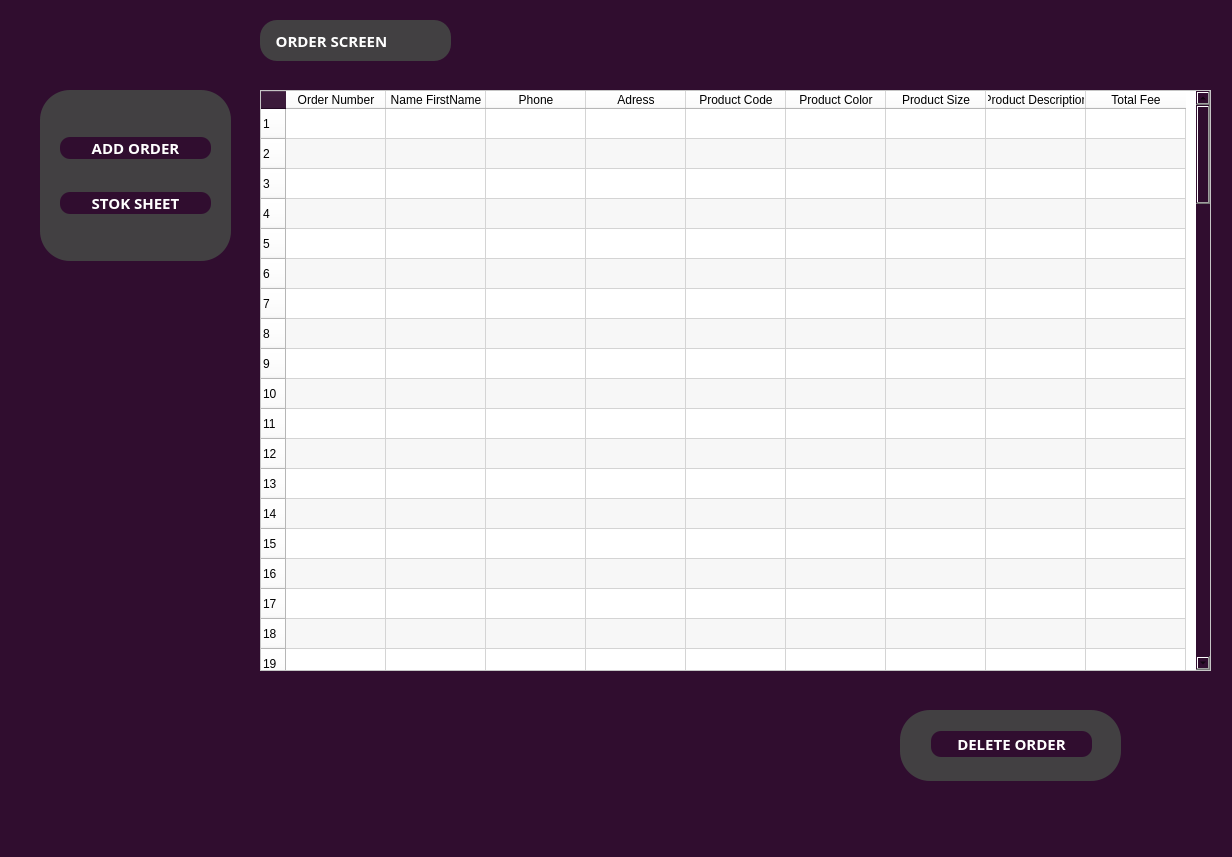
<?xml version="1.0" encoding="UTF-8"?>
<ui version="4.0">
 <class>MainWindow</class>
 <widget class="QMainWindow" name="MainWindow">
  <property name="geometry">
   <rect>
    <x>0</x>
    <y>0</y>
    <width>1232</width>
    <height>857</height>
   </rect>
  </property>
  <property name="windowTitle">
   <string>AnaEkran</string>
  </property>
  <property name="styleSheet">
   <string notr="true">background-color: rgb(48, 13, 47);</string>
  </property>
  <widget class="QWidget" name="centralwidget">
   <widget class="QGroupBox" name="groupBox">
    <property name="geometry">
     <rect>
      <x>40</x>
      <y>90</y>
      <width>191</width>
      <height>171</height>
     </rect>
    </property>
    <property name="styleSheet">
     <string notr="true">background-color:rgb(66, 64, 66);border-radius:30px</string>
    </property>
    <property name="title">
     <string/>
    </property>
    <widget class="QWidget" name="layoutWidget">
     <property name="geometry">
      <rect>
       <x>20</x>
       <y>20</y>
       <width>151</width>
       <height>131</height>
      </rect>
     </property>
     <layout class="QVBoxLayout" name="verticalLayout">
      <item>
       <widget class="QPushButton" name="pBEklemeSayfas">
        <property name="font">
         <font>
          <family>Segoe Print</family>
          <pointsize>11</pointsize>
          <weight>75</weight>
          <bold>true</bold>
         </font>
        </property>
        <property name="styleSheet">
         <string notr="true">QPushButton{color:white;border:none;border-radius:10px;}
QPushButton{background-color: rgb(48, 13, 47);}
QPushButton::hover{background-color:black;}</string>
        </property>
        <property name="text">
         <string>ADD ORDER</string>
        </property>
       </widget>
      </item>
      <item>
       <widget class="QPushButton" name="pBStokSayfas">
        <property name="font">
         <font>
          <family>Segoe Print</family>
          <pointsize>11</pointsize>
          <weight>75</weight>
          <bold>true</bold>
         </font>
        </property>
        <property name="styleSheet">
         <string notr="true">QPushButton{color:white;border:none;border-radius:10px;}
QPushButton{background-color: rgb(48, 13, 47);}
QPushButton::hover{background-color:black;}</string>
        </property>
        <property name="text">
         <string>STOK SHEET</string>
        </property>
       </widget>
      </item>
     </layout>
    </widget>
   </widget>
   <widget class="QTableWidget" name="tableWidget">
    <property name="geometry">
     <rect>
      <x>260</x>
      <y>90</y>
      <width>951</width>
      <height>581</height>
     </rect>
    </property>
    <property name="sizePolicy">
     <sizepolicy hsizetype="Preferred" vsizetype="Preferred">
      <horstretch>0</horstretch>
      <verstretch>0</verstretch>
     </sizepolicy>
    </property>
    <property name="maximumSize">
     <size>
      <width>16777215</width>
      <height>16777215</height>
     </size>
    </property>
    <property name="styleSheet">
     <string notr="true">background-color: rgb(255, 255, 255);</string>
    </property>
    <property name="alternatingRowColors">
     <bool>true</bool>
    </property>
    <property name="rowCount">
     <number>100</number>
    </property>
    <property name="columnCount">
     <number>9</number>
    </property>
    <row/>
    <row/>
    <row/>
    <row/>
    <row/>
    <row/>
    <row/>
    <row/>
    <row/>
    <row/>
    <row/>
    <row/>
    <row/>
    <row/>
    <row/>
    <row/>
    <row/>
    <row/>
    <row/>
    <row/>
    <row/>
    <row/>
    <row/>
    <row/>
    <row/>
    <row/>
    <row/>
    <row/>
    <row/>
    <row/>
    <row/>
    <row/>
    <row/>
    <row/>
    <row/>
    <row/>
    <row/>
    <row/>
    <row/>
    <row/>
    <row/>
    <row/>
    <row/>
    <row/>
    <row/>
    <row/>
    <row/>
    <row/>
    <row/>
    <row/>
    <row/>
    <row/>
    <row/>
    <row/>
    <row/>
    <row/>
    <row/>
    <row/>
    <row/>
    <row/>
    <row/>
    <row/>
    <row/>
    <row/>
    <row/>
    <row/>
    <row/>
    <row/>
    <row/>
    <row/>
    <row/>
    <row/>
    <row/>
    <row/>
    <row/>
    <row/>
    <row/>
    <row/>
    <row/>
    <row/>
    <row/>
    <row/>
    <row/>
    <row/>
    <row/>
    <row/>
    <row/>
    <row/>
    <row/>
    <row/>
    <row/>
    <row/>
    <row/>
    <row/>
    <row/>
    <row/>
    <row/>
    <row/>
    <row/>
    <row/>
    <column>
     <property name="text">
      <string>Order Number</string>
     </property>
    </column>
    <column>
     <property name="text">
      <string>Name FirstName</string>
     </property>
    </column>
    <column>
     <property name="text">
      <string>Phone</string>
     </property>
    </column>
    <column>
     <property name="text">
      <string>Adress</string>
     </property>
    </column>
    <column>
     <property name="text">
      <string>Product Code</string>
     </property>
    </column>
    <column>
     <property name="text">
      <string>Product Color</string>
     </property>
    </column>
    <column>
     <property name="text">
      <string>Product Size</string>
     </property>
    </column>
    <column>
     <property name="text">
      <string>Product Description</string>
     </property>
    </column>
    <column>
     <property name="text">
      <string>Total Fee</string>
     </property>
    </column>
   </widget>
   <widget class="QLabel" name="label_2">
    <property name="geometry">
     <rect>
      <x>260</x>
      <y>20</y>
      <width>191</width>
      <height>41</height>
     </rect>
    </property>
    <property name="font">
     <font>
      <family>Segoe Script</family>
      <pointsize>11</pointsize>
      <weight>75</weight>
      <bold>true</bold>
     </font>
    </property>
    <property name="styleSheet">
     <string notr="true">color:white;
background-color:rgb(66, 64, 66);
border-radius:17px</string>
    </property>
    <property name="text">
     <string>    ORDER SCREEN</string>
    </property>
   </widget>
   <widget class="QGroupBox" name="groupBox_2">
    <property name="geometry">
     <rect>
      <x>900</x>
      <y>710</y>
      <width>221</width>
      <height>71</height>
     </rect>
    </property>
    <property name="styleSheet">
     <string notr="true">background-color:rgb(66, 64, 66);border-radius:30px</string>
    </property>
    <property name="title">
     <string/>
    </property>
    <widget class="QPushButton" name="pBsiparisSIL">
     <property name="geometry">
      <rect>
       <x>31</x>
       <y>21</y>
       <width>161</width>
       <height>26</height>
      </rect>
     </property>
     <property name="font">
      <font>
       <family>Segoe Print</family>
       <pointsize>11</pointsize>
       <weight>75</weight>
       <bold>true</bold>
      </font>
     </property>
     <property name="styleSheet">
      <string notr="true">QPushButton{color:white;border:none;border-radius:10px;}
QPushButton{background-color: rgb(48, 13, 47);}
QPushButton::hover{background-color:black;}</string>
     </property>
     <property name="text">
      <string>DELETE ORDER</string>
     </property>
    </widget>
   </widget>
  </widget>
  <widget class="QMenuBar" name="menubar">
   <property name="geometry">
    <rect>
     <x>0</x>
     <y>0</y>
     <width>1232</width>
     <height>21</height>
    </rect>
   </property>
  </widget>
  <widget class="QStatusBar" name="statusbar"/>
 </widget>
 <resources/>
 <connections/>
</ui>
